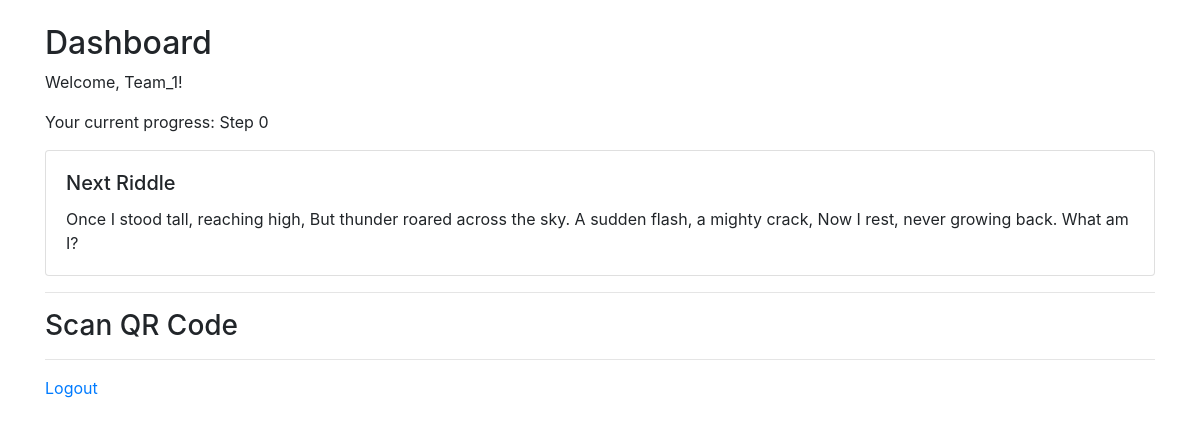
Page /dashboard (signed in) on the earlier database version.
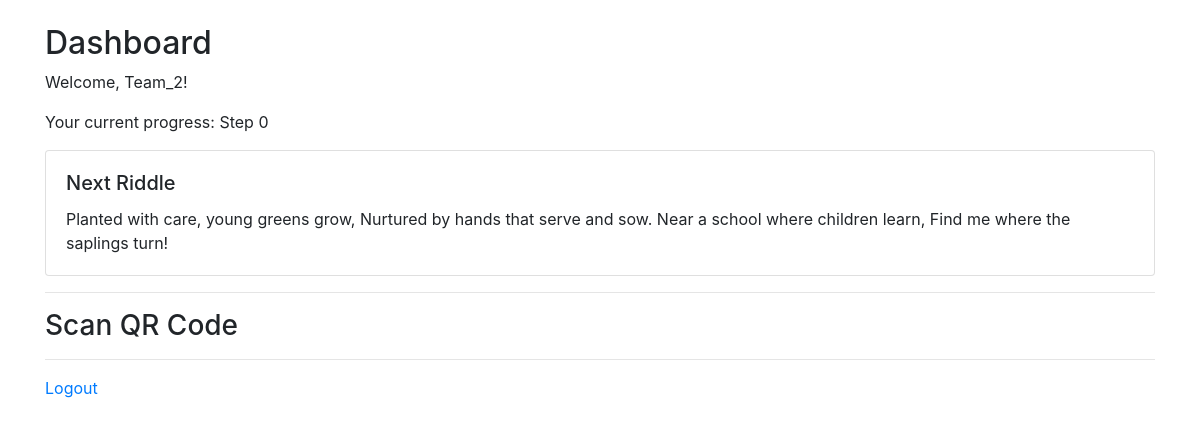
Same page on the later database version.
### main.py (models this page shows, shortened)
class Team(UserMixin, db.Model):
    id = db.Column(db.Integer, primary_key=True)
    team_name = db.Column(db.String(100), unique=True, nullable=False)
    assigned_team_id = db.Column(db.String(50), unique=True, nullable=True)
    password_hash = db.Column(db.String(128))
    current_step = db.Column(db.Integer, default=0)
    is_admin = db.Column(db.Boolean, default=False)
    leader_phone = db.Column(db.String(20), nullable=True)
    security_question = db.Column(db.String(255), nullable=True)
    security_answer = db.Column(db.String(255), nullable=True)
    logs = db.relationship('ScanLog', backref='team', lazy=True, cascade="all, delete-orphan")
    logs = db.relationship('ScanLog', backref='team', lazy=True, cascade="all, delete-orphan")

class TeamPath(db.Model):
    id = db.Column(db.Integer, primary_key=True)
    team_identifier = db.Column(db.String(50))  # e.g., "TeamAlpha", "TeamBeta", etc.
    sequence_number = db.Column(db.Integer)       # order of the clue
    location_code = db.Column(db.String(50))
    riddle = db.Column(db.Text)

### main.py (the view)
@app.route('/dashboard')
@login_required
def dashboard():
    if current_user.is_admin:
        flash("Admin accounts do not participate in the game.")
        return redirect(url_for('scoreboard'))
    current_step = current_user.current_step
    next_path = TeamPath.query.filter_by(team_identifier=current_user.assigned_team_id, sequence_number=current_step+1).first()
    return render_template('dashboard.html', current_step=current_step, next_path=next_path)

### main.py (called while the page is built)
@login_manager.user_loader
def load_user(user_id):
    return Team.query.get(int(user_id))

### templates/dashboard.html (shortened to what this page needs)
{% extends "base.html" %} {% block content %}
<h2>Dashboard</h2>
<p>Welcome, {{ current_user.team_name }}!</p>
<p>Your current progress: Step {{ current_step }}</p>
{% if next_path %}
<div class="card mb-3">
  <div class="card-body">
    <h5 class="card-title">Next Riddle</h5>
    <p class="card-text">{{ next_path.riddle }}</p>
  </div>
</div>
{% else %}
<div class="alert alert-success">
  You have completed all clues. Congratulations!
</div>
{% endif %}
<hr />
<h3>Scan QR Code</h3>
<hr />
<p><a href="{{ url_for('logout') }}">Logout</a></p>
{% endblock %}

### templates/base.html (shortened to what this page needs)
<!DOCTYPE html>
<html lang="en">
  <head>
    <link
      rel="stylesheet"
      href="https://stackpath.bootstrapcdn.com/bootstrap/4.5.0/css/bootstrap.min.css"
    />
  </head>
  <body>
    <div class="container mt-4">
       {% block content %}{% endblock %}
    </div>
  </body>
</html>

Differences in the rows shown:
no longer on this page (row unchanged): TeamPath: riddle "Once I stood tall, reaching high, But thunder roared across the sky. A sudden flash, a mighty crack, Now I rest, never growing back. What am I?"
changed Team: team_name "Team_1" → "Team_2"
now on this page (row edited): TeamPath: riddle "Planted with care, young greens grow, Nurtured by hands that serve and sow. Near a school where children learn, Find me where the saplings turn!"
